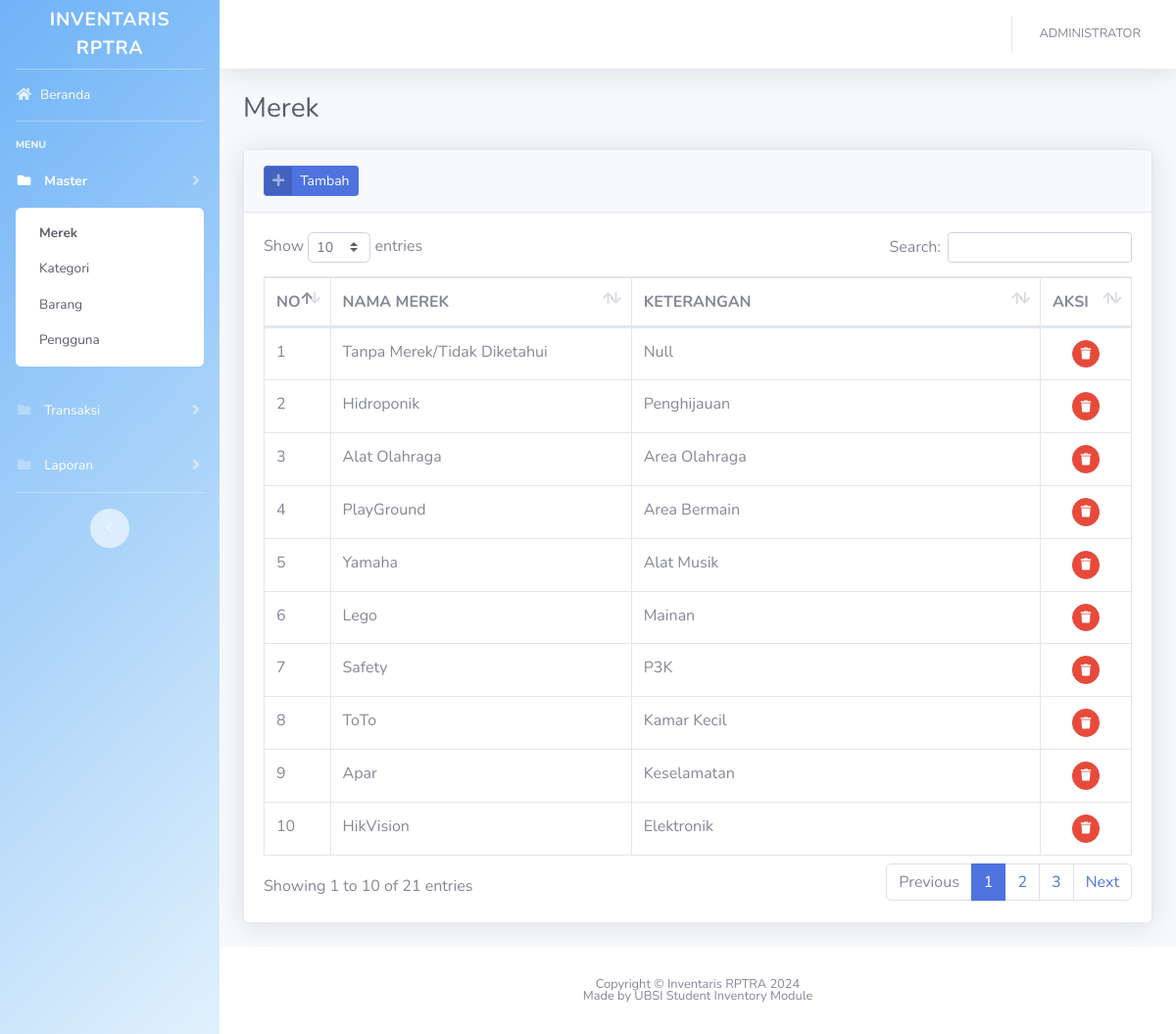
The app's page /?merek (signed in) with its own data.
### tables this page shows
CREATE TABLE `merek` (
  `idmerek` int(11) NOT NULL,
  `nama_merek` varchar(128) NOT NULL,
  `keterangan` varchar(256) NOT NULL
);

### config/function.php (called while the page is built, shortened)
<?php
function encrypt($str) {
return base64_encode($str);
}
function base_url(){
    $base_url= ((isset($_SERVER['HTTPS']) && $_SERVER['HTTPS'] == "on") ? "https" : "http");
    $base_url.= "://".$_SERVER['HTTP_HOST'];
    $base_url.= str_replace(basename($_SERVER['SCRIPT_NAME']),"",$_SERVER['SCRIPT_NAME']);
    return $base_url;
}
?>

### views/master/merek.php (the view, shortened to what this page needs)
<div class="container-fluid">
    <div class="d-sm-flex align-items-center justify-content-between mb-4">
        <h1 class="h3 mb-0 text-gray-800">Merek</h1>
    </div>
    <div class="card shadow mb-4">
        <div class="card-header py-3">
            <a href="#" class="btn btn-primary btn-icon-split btn-sm" data-toggle="modal" data-target="#merekModal">
                <span class="icon text-white-50">
                    <i class="fas fa-plus"></i>
                </span>
                <span class="text">Tambah</span>
            </a>
        </div>
        <div class="card-body">
            <div class="table-responsive">
                <table class="table table-bordered table-hover" id="dataTable" width="100%" cellspacing="0">
                    <thead>
                        <tr>
                            <th width="20">NO</th>
                            <th>NAMA MEREK</th>
                            <th>KETERANGAN</th>
                            <th width="50">AKSI</th>
                        </tr>
                    </thead>
                    <tbody>
                        <?php
                        $n=1;
                        $query = mysqli_query($con,"SELECT * FROM merek ORDER BY idmerek DESC")or die(mysqli_error($con));
                        while($row = mysqli_fetch_array($query)):
                        ?>
                        <tr>
                            <td><?= $n++; ?></td>
                            <td><?= $row['nama_merek']; ?></td>
                            <td><?= $row['keterangan']; ?></td>
                            <td style="text-align: center;">
                                <a href="<?=base_url();?>/process/merek.php?act=<?=encrypt('delete');?>&id=<?=encrypt($row['idmerek']);?>"
                                    class="btn btn-sm btn-circle btn-danger btn-hapus"><i class="fas fa-trash"></i></a>
                            </td>
                        </tr>
                        <?php endwhile; ?>
                    </tbody>
                </table>
            </div>
        </div>
    </div>
</div>

### records on screen
merek: nama_merek "Tanpa Merek/Tidak Diketahui", keterangan "Null"
merek: nama_merek "Hidroponik", keterangan "Penghijauan"
merek: nama_merek "Alat Olahraga", keterangan "Area Olahraga"
merek: nama_merek "PlayGround", keterangan "Area Bermain"
merek: nama_merek "Yamaha", keterangan "Alat Musik"
merek: nama_merek "Lego", keterangan "Mainan"
merek: nama_merek "Safety", keterangan "P3K"
merek: nama_merek "ToTo", keterangan "Kamar Kecil"
merek: nama_merek "Apar", keterangan "Keselamatan"
merek: nama_merek "HikVision", keterangan "Elektronik"

### other values on screen
$_SESSION['fullname'] "ADMINISTRATOR"
